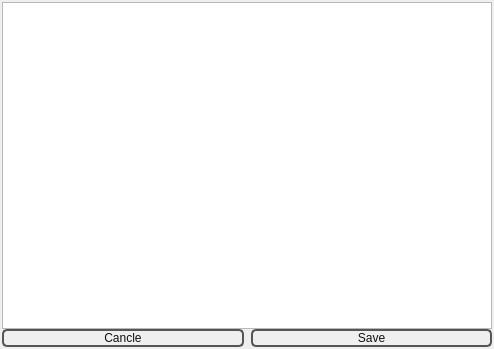
<?xml version="1.0" encoding="UTF-8"?>
<ui version="4.0">
 <class>Form</class>
 <widget class="QWidget" name="Form">
  <property name="geometry">
   <rect>
    <x>0</x>
    <y>0</y>
    <width>494</width>
    <height>349</height>
   </rect>
  </property>
  <property name="windowTitle">
   <string>Form</string>
  </property>
  <property name="styleSheet">
   <string notr="true">QWidget{
background-color: rgb(250, 250, 250);
};</string>
  </property>
  <layout class="QVBoxLayout" name="verticalLayout">
   <property name="spacing">
    <number>0</number>
   </property>
   <property name="leftMargin">
    <number>2</number>
   </property>
   <property name="topMargin">
    <number>2</number>
   </property>
   <property name="rightMargin">
    <number>2</number>
   </property>
   <property name="bottomMargin">
    <number>2</number>
   </property>
   <item>
    <widget class="QPlainTextEdit" name="plain_text_edit">
     <property name="styleSheet">
      <string notr="true">QTextEdit: { 
border-radius: 10px;
border: 2px solid #CCC;
padding: 5px;
}</string>
     </property>
    </widget>
   </item>
   <item>
    <layout class="QHBoxLayout" name="layout_save">
     <property name="spacing">
      <number>7</number>
     </property>
     <item>
      <widget class="QPushButton" name="but_cancel">
       <property name="sizePolicy">
        <sizepolicy hsizetype="Expanding" vsizetype="Maximum">
         <horstretch>0</horstretch>
         <verstretch>0</verstretch>
        </sizepolicy>
       </property>
       <property name="styleSheet">
        <string notr="true">QPushButton {
color: #111;
background-color: rgba(255, 255, 255, 0);
border-radius: 5px;
border: 2px solid #555
}</string>
       </property>
       <property name="text">
        <string>Cancle</string>
       </property>
       <property name="icon">
        <iconset>
         <normaloff>../icons/cancel.png</normaloff>../icons/cancel.png</iconset>
       </property>
       <property name="iconSize">
        <size>
         <width>25</width>
         <height>25</height>
        </size>
       </property>
      </widget>
     </item>
     <item>
      <widget class="QPushButton" name="but_save">
       <property name="sizePolicy">
        <sizepolicy hsizetype="Expanding" vsizetype="Maximum">
         <horstretch>0</horstretch>
         <verstretch>0</verstretch>
        </sizepolicy>
       </property>
       <property name="styleSheet">
        <string notr="true">QPushButton {
color: #111;
border-radius: 5px;
border: 2px solid #555
}</string>
       </property>
       <property name="text">
        <string>Save</string>
       </property>
       <property name="icon">
        <iconset>
         <normaloff>../icons/save.png</normaloff>../icons/save.png</iconset>
       </property>
       <property name="iconSize">
        <size>
         <width>25</width>
         <height>25</height>
        </size>
       </property>
      </widget>
     </item>
    </layout>
   </item>
  </layout>
 </widget>
 <resources/>
 <connections/>
</ui>
